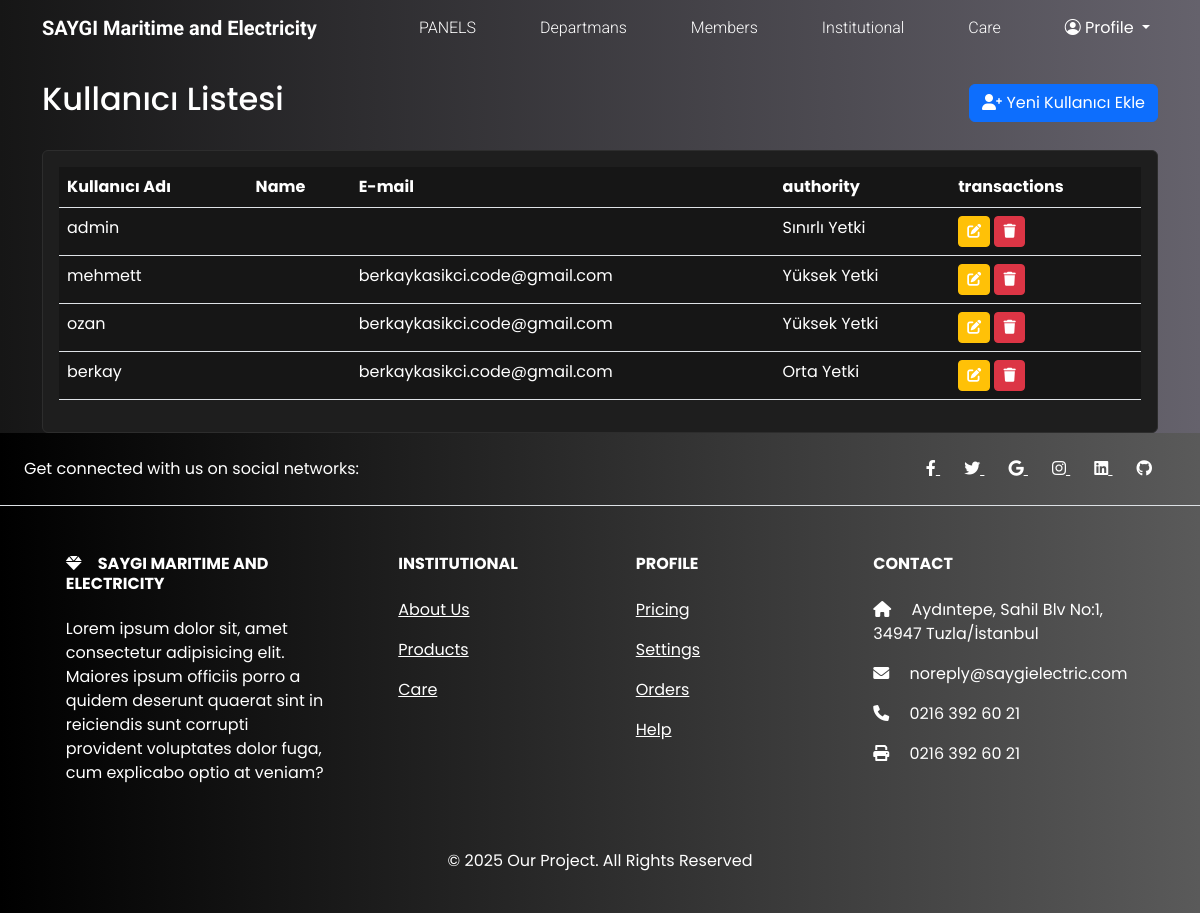
The page /users/ (signed in) on the database as committed earlier.
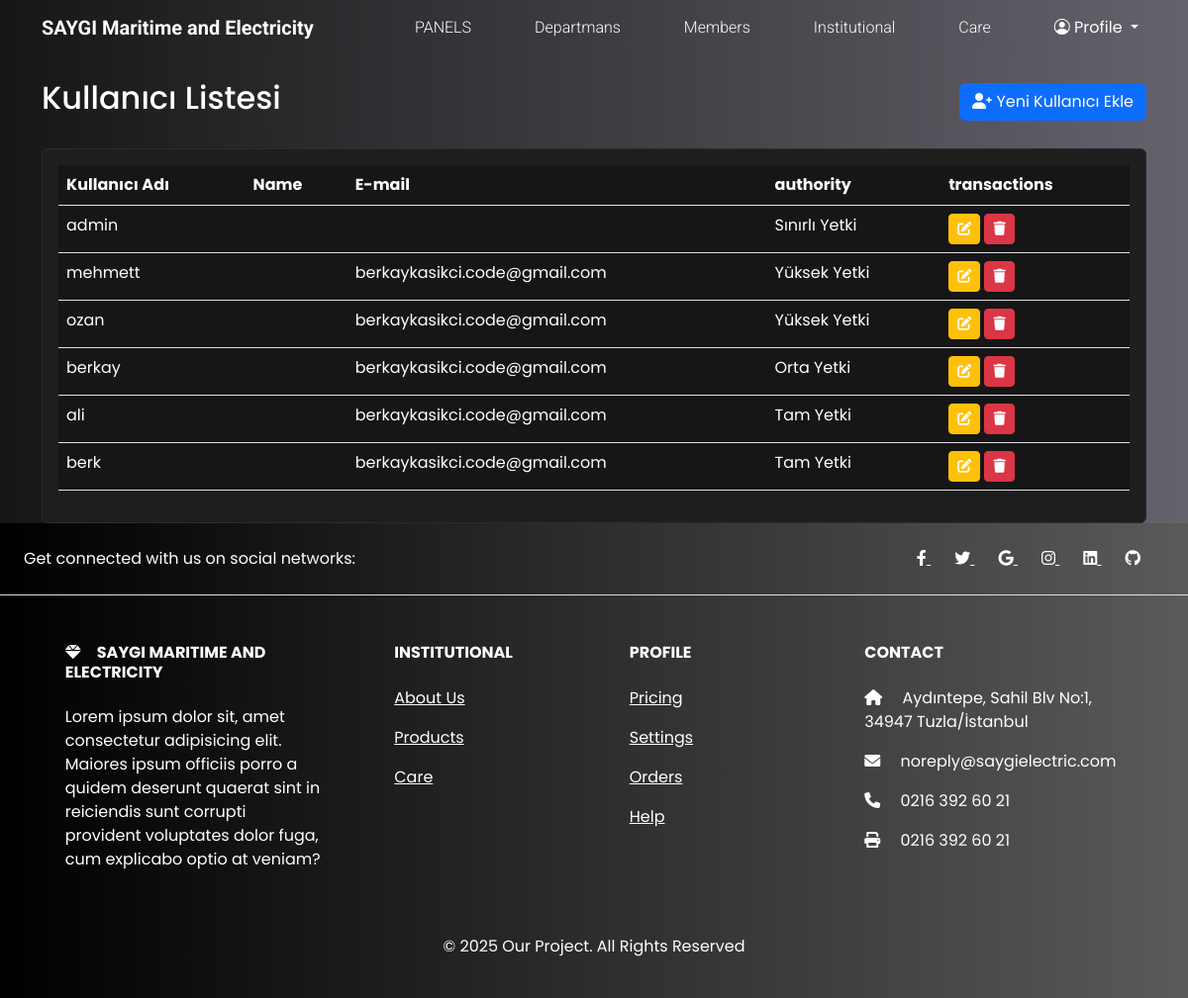
The same page on the database as committed later.
### jobs/models.py (models this page shows, shortened)
class CustomUser(AbstractUser):
    YETKI_CHOICES = [
        ("yetki1", "Tam Yetki"),
        ("yetki2", "Yüksek Yetki"),
        ("yetki3", "Orta Yetki"),
        ("yetki4", "Düşük Yetki"),
        ("yetki5", "Sınırlı Yetki"),
    ]
    phone_number = models.CharField(
        _("Telefon Numarası"), max_length=15, blank=True, null=True
    )
    department = models.ForeignKey(
        "Department",
        on_delete=models.SET_NULL,
        null=True,
        blank=True,
        verbose_name=_("Departman"),
    )
    yetki = models.CharField(
        _("Yetki Seviyesi"), max_length=10, choices=YETKI_CHOICES, default="yetki5"
    )

### jobs/views.py (the view)
# urls.py: path("users/", user_list, name="user_list"),
@user_passes_test(is_superuser)
def user_list(request):
    users = CustomUser.objects.all()
    return render(request, "users/list.html", {"users": users})

### jobs/views.py (called while the page is built)
def is_superuser(user):
    return user.is_superuser

### jobs/templates/users/list.html (shortened to what this page needs)
{% extends "base.html" %}
{% load i18n %}
{% load static %}
{% block content %}
    <div class="container mt-4">
        <div class="d-flex justify-content-between align-items-center mb-4">
            <h2>{% trans "Kullanıcı Listesi" %}</h2>
            <a href="{% url 'signup' %}" class="btn btn-primary">
                <i class="fas fa-user-plus"></i> {% trans "Yeni Kullanıcı Ekle" %}
            </a>
        </div>
        <div class="card">
            <div class="card-body">
                <div class="table-responsive">
                    <table class="table table-hover">
                        <thead>
                            <tr>
                                <th>{% trans "Kullanıcı Adı" %}</th>
                                <th>{% trans "Name" %}</th>
                                <th>{% trans "E-mail" %}</th>
                                <th>{% trans "authority" %}</th>
                                <th>{% trans "transactions" %}</th>
                            </tr>
                        </thead>
                        <tbody>
                            {% for user in users %}
                                <tr>
                                    <td>{{ user.username }}</td>
                                    <td>{{ user.get_full_name }}</td>
                                    <td>{{ user.email }}</td>
                                    <td>{{ user.get_yetki_display }}</td>
                                    <td>
                                        <a href="{% url 'user_edit' user.id %}" class="btn btn-sm btn-warning">
                                            <i class="fas fa-edit"></i>
                                        </a>
                                        <a href="{% url 'user_delete' user.id %}"
                                           class="btn btn-sm btn-danger"
                                           onclick="return confirm('{% blocktrans %} Are you sure you want to delete this user?{% endblocktrans %}')">
                                            <i class="fas fa-trash"></i>
                                        </a>
                                    </td>
                                </tr>
                            {% empty %}
                                <tr>
                                    <td colspan="6" class="text-center">{% trans "Henüz kullanıcı bulunmamaktadır." %}</td>
                                </tr>
                            {% endfor %}
                        </tbody>
                    </table>
                </div>
            </div>
        </div>
    </div>
{% endblock content %}

Rows that differ between the two databases and show on the page:
added CustomUser: username "ali", email "berkaykasikci.code@gmail.com", yetki "Tam Yetki"
added CustomUser: username "berk", email "berkaykasikci.code@gmail.com", yetki "Tam Yetki"
